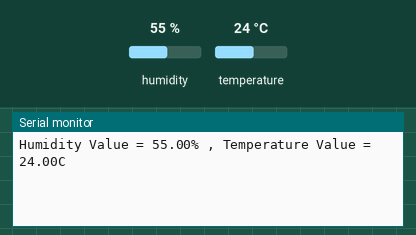
Recording of a sketch running on a simulated Arduino Uno, built with avr-gcc and run on an emulated ATmega328P. On the bench: the last lines printed to the serial monitor. The inputs (shaded band) are chosen by the test bench; at power-on: humidity 55 %, temperature 24 °C.

Above: at 4.2 s.
4.3 s: humidity set to 22 %
At 5.9 s:
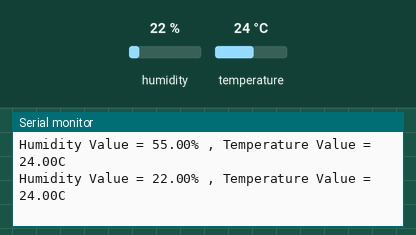
7.0 s: temperature set to 12 °C
At 8.3 s:
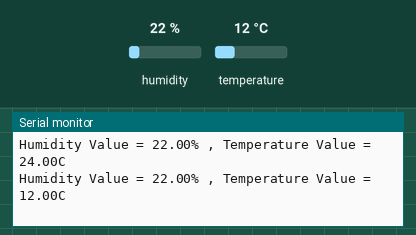
9.7 s: humidity set to 40 %
At 12.0 s:
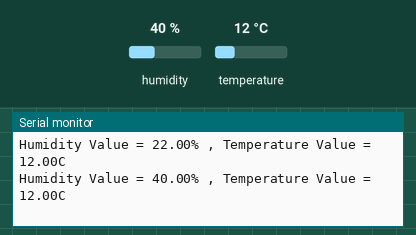
Timing chart, 0 to 13.5 s (numbered marks = the images above; inputs shaded):
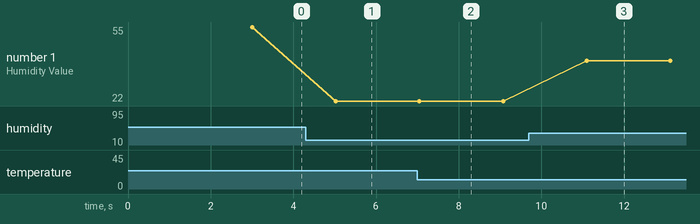

The sketch:

DHT.ino
```cpp
#include "DHT.h"

//定義傳感器型號
#define DHT_Type DHT11      // DHT 11
//#define DHT_Type DHT22    // DHT 22

//定義資料PIN腳
#define DHT11_PIN A0

//宣告物件
DHT DhtObj(DHT11_PIN, DHT_Type);

void setup()
{
  Serial.begin(9600);
  delay(3000);
}

void loop()
{
  Serial.print("Humidity Value = ");
  Serial.print(DhtObj.readHumidity());
  Serial.print("% , ");

  Serial.print("Temperature Value = ");
  Serial.print(DhtObj.readTemperature());
  Serial.println("C ");

  delay(2000);
}
```

Measured:
- after the input at 4.3 s, the serial monitor: prints a new line after 0.72 s (image 1)
- after the input at 7.0 s, the serial monitor: prints a new line after 0.05 s (image 2)
- after the input at 9.7 s, the serial monitor: prints a new line after 1.4 s (image 3)
- plotted number 1: 55 → 22 after the input at 4.3 s, 22 → 40 after the input at 9.7 s
